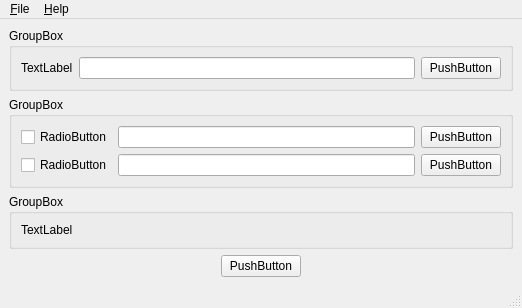
<?xml version="1.0" encoding="UTF-8"?>
<ui version="4.0">
 <class>MainWindow</class>
 <widget class="QMainWindow" name="MainWindow">
  <property name="geometry">
   <rect>
    <x>0</x>
    <y>0</y>
    <width>522</width>
    <height>297</height>
   </rect>
  </property>
  <property name="windowTitle">
   <string>MainWindow</string>
  </property>
  <widget class="QWidget" name="centralwidget">
   <layout class="QGridLayout" name="gridLayout_4">
    <item row="0" column="0">
     <layout class="QVBoxLayout" name="verticalLayout">
      <item>
       <widget class="QGroupBox" name="groupBoxInput">
        <property name="title">
         <string>GroupBox</string>
        </property>
        <layout class="QGridLayout" name="gridLayout_3">
         <item row="0" column="0">
          <layout class="QHBoxLayout" name="horizontalLayout">
           <item>
            <widget class="QLabel" name="labelCHACAL">
             <property name="text">
              <string>TextLabel</string>
             </property>
            </widget>
           </item>
           <item>
            <widget class="QLineEdit" name="lineEditCHACAL"/>
           </item>
           <item>
            <widget class="QPushButton" name="pushButtonCHACAL">
             <property name="text">
              <string>PushButton</string>
             </property>
            </widget>
           </item>
          </layout>
         </item>
        </layout>
       </widget>
      </item>
      <item>
       <widget class="QGroupBox" name="groupBoxOutput">
        <property name="title">
         <string>GroupBox</string>
        </property>
        <layout class="QGridLayout" name="gridLayout_2">
         <item row="0" column="0">
          <layout class="QHBoxLayout" name="horizontalLayout_2">
           <item>
            <widget class="QCheckBox" name="checkBoxDXF">
             <property name="text">
              <string>RadioButton</string>
             </property>
            </widget>
           </item>
           <item>
            <widget class="QLineEdit" name="lineEditDXF"/>
           </item>
           <item>
            <widget class="QPushButton" name="pushButtonDXF">
             <property name="text">
              <string>PushButton</string>
             </property>
            </widget>
           </item>
          </layout>
         </item>
         <item row="1" column="0">
          <layout class="QHBoxLayout" name="horizontalLayout_3">
           <item>
            <widget class="QCheckBox" name="checkBoxXLS">
             <property name="text">
              <string>RadioButton</string>
             </property>
            </widget>
           </item>
           <item>
            <widget class="QLineEdit" name="lineEditXLS"/>
           </item>
           <item>
            <widget class="QPushButton" name="pushButtonXLS">
             <property name="text">
              <string>PushButton</string>
             </property>
            </widget>
           </item>
          </layout>
         </item>
        </layout>
       </widget>
      </item>
      <item>
       <widget class="QGroupBox" name="groupBoxWarning">
        <property name="title">
         <string>GroupBox</string>
        </property>
        <layout class="QGridLayout" name="gridLayout">
         <item row="0" column="0">
          <widget class="QLabel" name="labelWarning">
           <property name="text">
            <string>TextLabel</string>
           </property>
          </widget>
         </item>
        </layout>
       </widget>
      </item>
      <item>
       <layout class="QHBoxLayout" name="horizontalLayout_4">
        <item>
         <spacer name="horizontalSpacer">
          <property name="orientation">
           <enum>Qt::Horizontal</enum>
          </property>
          <property name="sizeHint" stdset="0">
           <size>
            <width>40</width>
            <height>20</height>
           </size>
          </property>
         </spacer>
        </item>
        <item>
         <widget class="QPushButton" name="pushButtonAction">
          <property name="text">
           <string>PushButton</string>
          </property>
         </widget>
        </item>
        <item>
         <spacer name="horizontalSpacer_2">
          <property name="orientation">
           <enum>Qt::Horizontal</enum>
          </property>
          <property name="sizeHint" stdset="0">
           <size>
            <width>40</width>
            <height>20</height>
           </size>
          </property>
         </spacer>
        </item>
       </layout>
      </item>
     </layout>
    </item>
   </layout>
  </widget>
  <widget class="QMenuBar" name="menubar">
   <property name="geometry">
    <rect>
     <x>0</x>
     <y>0</y>
     <width>522</width>
     <height>21</height>
    </rect>
   </property>
   <widget class="QMenu" name="menu_File">
    <property name="title">
     <string>&amp;File</string>
    </property>
    <addaction name="action_Quit"/>
   </widget>
   <widget class="QMenu" name="menu_Help">
    <property name="title">
     <string>&amp;Help</string>
    </property>
    <addaction name="action_About"/>
   </widget>
   <addaction name="menu_File"/>
   <addaction name="menu_Help"/>
  </widget>
  <widget class="QStatusBar" name="statusbar"/>
  <action name="action_About">
   <property name="text">
    <string>&amp;About</string>
   </property>
  </action>
  <action name="action_Quit">
   <property name="text">
    <string>&amp;Quit</string>
   </property>
  </action>
  <action name="actionOpen">
   <property name="text">
    <string>Open</string>
   </property>
  </action>
 </widget>
 <resources/>
 <connections/>
</ui>
